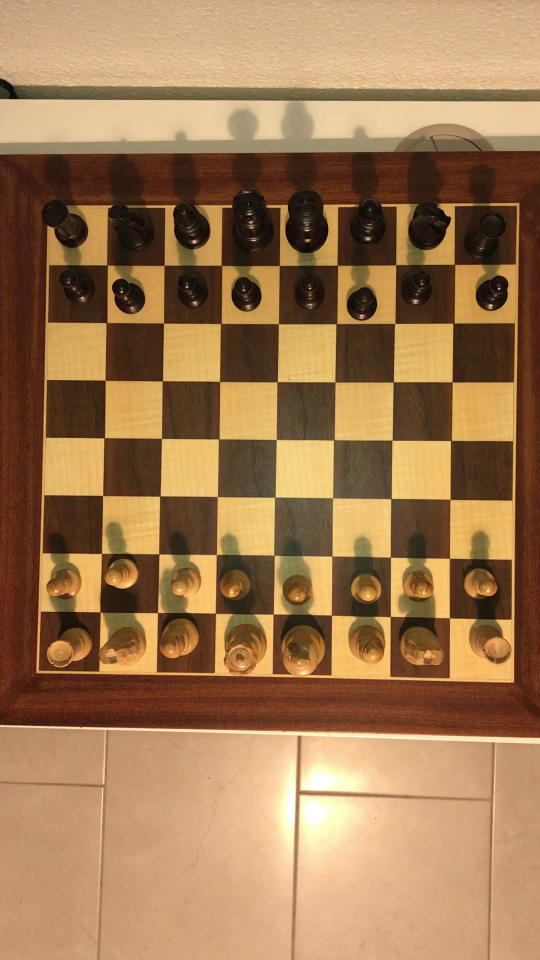
#> input picture images/real/real_above_ini.png, 1080 x 1920 px (shown at 1/2 size)
$ python detect_shapes.py --image ../../images/real/real_above_ini.png   (Python 2 division)   (older library calls are emulated)
#> lines starting #> are read from the running program, lines starting #| are printed output that depends on the picture; after the words box and inside, x2 and y2 are one past the last pixel; in counts of white or black regions, pixels touching at a corner belong together
# USAGE
# python detect_shapes.py --image shapes_and_colors.png

# import the necessary packages
#from shapes.shapedetector import ShapeDetector
import argparse
import imutils
import cv2
import numpy as np
import random as rng
from pylsd.lsd import lsd

rng.seed(12345)


# [118 lines left out: functions alignImages, thresh_callback_rec, not called in this run]

        #centers[i], radius[i] = cv2.minEnclosingCircle(contours_poly[i])
    # Draw contours + rotated rects + ellipses

    # Draw polygonal contour + bonding rects + circles
	#cv2.circle(drawing, (int(centers[i][0]), int(centers[i][1])), int(radius[i]), color, 2)

def select_largest_obj(img_bin, lab_val=255, fill_holes=False,
                           smooth_boundary=False, kernel_size=15):
        '''Select the largest object from a binary image and optionally
        fill holes inside it and smooth its boundary.
        Args:
            img_bin (2D array): 2D numpy array of binary image.
            lab_val ([int]): integer value used for the label of the largest
                    object. Default is 255.
            fill_holes ([boolean]): whether fill the holes inside the largest
                    object or not. Default is false.
            smooth_boundary ([boolean]): whether smooth the boundary of the
                    largest object using morphological opening or not. Default
                    is false.
            kernel_size ([int]): the size of the kernel used for morphological
                    operation. Default is 15.
        Returns:
            a binary image as a mask for the largest object.
        '''
        n_labels, img_labeled, lab_stats, _ = \
            cv2.connectedComponentsWithStats(img_bin, connectivity=8,
                                             ltype=cv2.CV_32S)
        largest_obj_lab = np.argmax(lab_stats[1:, 4]) + 1
        largest_mask = np.zeros(img_bin.shape, dtype=np.uint8)
        largest_mask[img_labeled == largest_obj_lab] = lab_val
        # import pdb; pdb.set_trace()
        if fill_holes:
            bkg_locs = np.where(img_labeled == 0)
            bkg_seed = (bkg_locs[0][0], bkg_locs[1][0])
            img_floodfill = largest_mask.copy()
            h_, w_ = largest_mask.shape
            mask_ = np.zeros((h_ + 2, w_ + 2), dtype=np.uint8)
            cv2.floodFill(img_floodfill, mask_, seedPoint=bkg_seed,
                          newVal=lab_val)
            holes_mask = cv2.bitwise_not(img_floodfill)  # mask of the holes.
            largest_mask = largest_mask + holes_mask
        if smooth_boundary:
            kernel_ = np.ones((kernel_size, kernel_size), dtype=np.uint8)
            largest_mask = cv2.morphologyEx(largest_mask, cv2.MORPH_OPEN,
                                            kernel_)

        return largest_mask


# construct the argument parse and parse the arguments
ap = argparse.ArgumentParser()
ap.add_argument("-i", "--image", required=True,
	help="path to the input image")
args = vars(ap.parse_args())

img_width = 600

# load the image and resize it to a smaller factor so that
# the shapes can be approximated better
image = cv2.imread(args["image"])
#> image is the input picture: shape (1920, 1080, 3); mean B, G, R 81.4, 120.2, 158
resized = imutils.resize(image, width=img_width)

resized = resized[img_width/2:img_width, 0:];
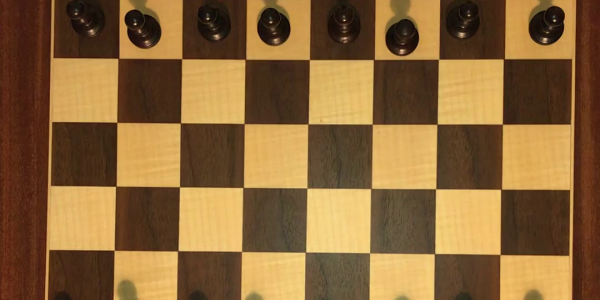
#> resized: shape (300, 600, 3); mean B, G, R 58, 102.2, 137.2

#cv2.imshow("cropped", cropped)
#cv2.waitKey(0);

ratio = image.shape[0] / float(resized.shape[0])
#> ratio = 6.4

# convert the resized image to grayscale, blur it slightly,
# and threshold it

#cv2.imshow('image', image)
#cv2.waitKey(0)

gray = cv2.cvtColor(resized, cv2.COLOR_BGR2GRAY)
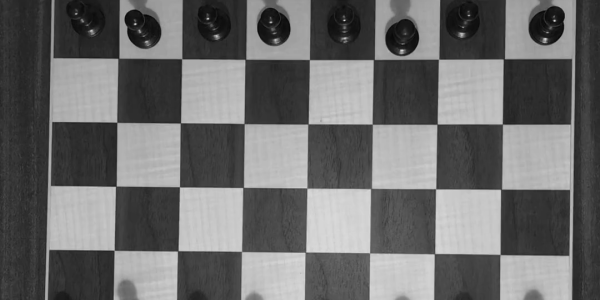
#> gray: shape (300, 600); min 5, max 218, mean 107.6
#blurred = cv2.GaussianBlur(gray, (5, 5), 0)

blurred = cv2.bilateralFilter(gray, 7, 50, 50)


##CORNER HARRIS MUESTRA MASCARA BLUE AND RED
#npedge = np.float32(pedge)
#dst = cv2.cornerHarris(npedge,2,3,0.04)
#result is dilated for marking the corners, not important
#dst = cv2.dilate(npedge,None)

# Threshold for an optimal value, it may vary depending on the image.
#resized[dst>0.90*dst.max()]=[0,0,255]
#resized[dst<0.8*dst.max()]=[255,0,0]
#cv2.imshow('dst',resized)
#cv2.waitKey(0)

source_window = 'Source'
cv2.namedWindow(source_window)
cv2.imshow(source_window, resized)


#Create default parametrization LSD
#lsd = cv2.createLineSegmentDetector(0)


max_thresh = 255

threshold, res = cv2.threshold(gray, 0, max_thresh, cv2.THRESH_OTSU)
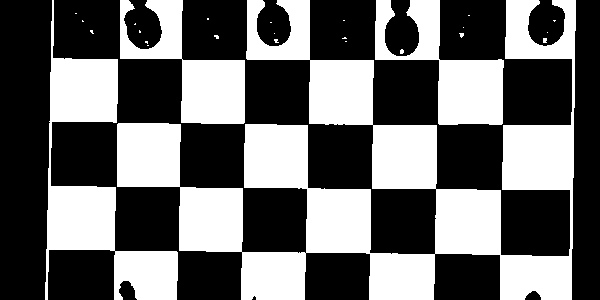
#> res: shape (300, 600); 40.9% white; 26 white regions (22 under 20 px), largest, box (x1, y1, x2, y2) and area: (117, 0, 576, 300) 48439, (45, 0, 178, 300) 11940, (375, 0, 504, 125) 6645, (120, 0, 245, 124) 6383
#> threshold = 119

cv2.imshow("thres", res)

w, h = res.shape[:2]
#> w = 300; h = 600

mask = select_largest_obj(res, 255, True, False)
#> in select_largest_obj, `n_labels, img_labeled, lab_stats, _ = \ cv2.connectedComponentsWithSta..`:
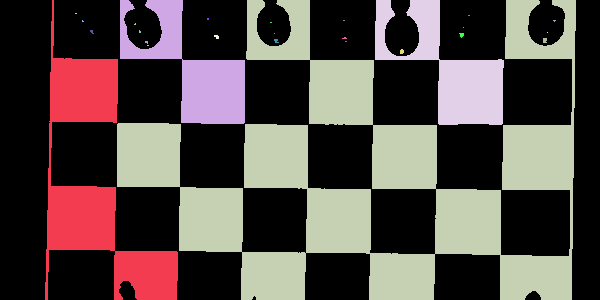
#> img_labeled: shape (300, 600) int32; 27 distinct labels, from 0 to 26; one colour per label, 0 black
#> in select_largest_obj, `n_labels, img_labeled, lab_stats, _ = \ cv2.connectedComponentsWithSta..`: n_labels = 27; lab_stats = 27 rows, first 6: [0, 0, 600, 300, 106453], [45, 0, 133, 300, 11940], [120, 0, 125, 124, 6383], [117, 0, 459, 300, 48439], [375, 0, 129, 125, 6645], [75, 13, 2, 1, 2]
#> in select_largest_obj, `largest_obj_lab = np.argmax(lab_stats[1:, 4]) + 1`: largest_obj_lab = 3
#> in select_largest_obj, `bkg_locs = np.where(img_labeled == 0)`: bkg_locs = 106453 positions, rows 0 to 299, columns 0 to 599
#> in select_largest_obj, `bkg_seed = (bkg_locs[0][0], bkg_locs[1][0])`: bkg_seed = (0, 0)
#> in select_largest_obj, `cv2.floodFill(img_floodfill, mask_, seedPoint=bkg_seed, newVal=lab_val)`:
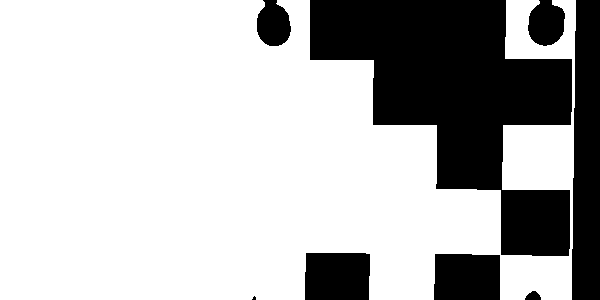
#> img_floodfill: shape (300, 600); 72.3% white; 8 black regions (1 under 20 px), largest, box (x1, y1, x2, y2) and area: (310, 0, 572, 256) 33451, (572, 0, 600, 300) 7834, (305, 253, 370, 300) 3008
#> in select_largest_obj, `largest_mask = largest_mask + holes_mask`:
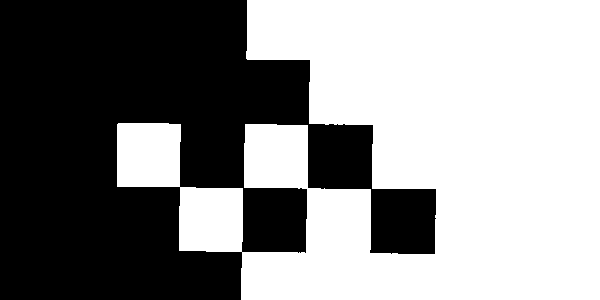
#> largest_mask: shape (300, 600); 54.6% white; 1 black region, box (x1, y1, x2, y2) and area: (0, 0, 436, 300) 81666

#mask = select_largest_obj(mask, 255, True, False)
cv2.imshow("MASK", mask)


#thresh = 50 # initial threshold
#cv2.createTrackbar('Canny Thresh:', source_window, thresh, max_thresh, thresh_callback_rec)
edged = cv2.Canny(mask, threshold*0.33, threshold, apertureSize = 3, L2gradient = False)
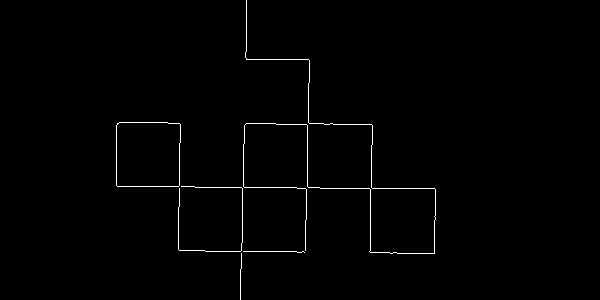
#> edged: shape (300, 600); 0.86% white in thin lines or dots, all inside (x1, y1, x2, y2) = (116, 0, 436, 300)

cv2.imshow("Canny",edged)

cv2.waitKey(0);

minLineLength = 35

maxLineGap = 8

#Detect lines in the image

#> (the run stopped early here; a loop or call above may not have finished)
